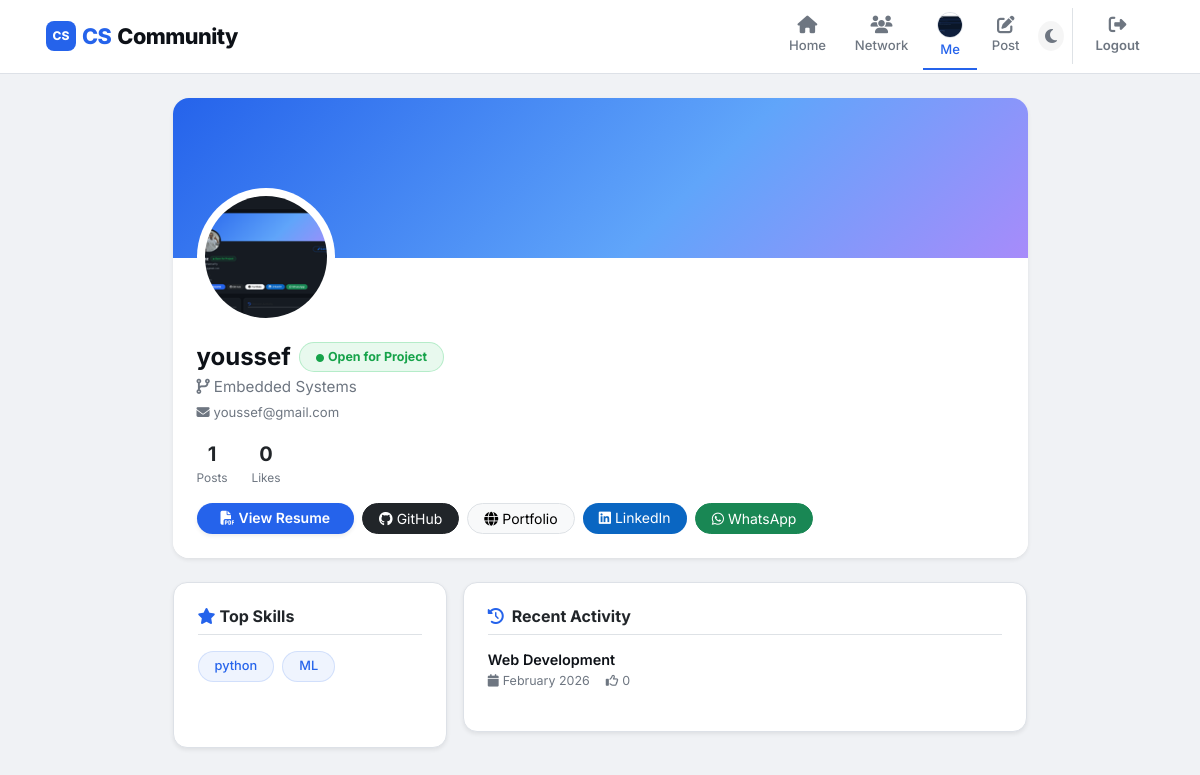
Page /profile/1 (signed in) on the committed database.
### models.py (models this page shows, shortened)
class User(db.Model, UserMixin):
    id = db.Column(db.Integer, primary_key=True)
    username = db.Column(db.String(50), unique=True, nullable=False)
    email = db.Column(db.String(120), unique=True, nullable=False)
    password_hash = db.Column(db.String(256), nullable=False)
    track = db.Column(db.String(50), nullable=True)           # e.g. "Web Development", "AI & ML"
    skills = db.Column(db.String(200), nullable=True)          # comma-separated, e.g. "Python, React"
    available_for_project = db.Column(db.Boolean, default=True, nullable=False)
    github_link = db.Column(db.String(200), nullable=True)
    portfolio_link = db.Column(db.String(200), nullable=True)
    linkedin_link = db.Column(db.String(200), nullable=True)
    phone_number = db.Column(db.String(20), nullable=True)     # WhatsApp contact
    cv_file = db.Column(db.String(150), nullable=True)
    profile_image = db.Column(db.String(150), nullable=False, default='default_profile.png')
    posts = db.relationship("Post", back_populates="author", cascade="all, delete-orphan")
    comments = db.relationship("Comment", back_populates="author", cascade="all, delete-orphan")
    likes = db.relationship("Like", back_populates="user", cascade="all, delete-orphan")

class Post(db.Model):
    id = db.Column(db.Integer, primary_key=True)
    title = db.Column(db.String(200), nullable=False)
    content = db.Column(db.Text, nullable=True)
    image_file = db.Column(db.String(150), nullable=True)
    video_file = db.Column(db.String(150), nullable=True)
    date = db.Column(db.DateTime, nullable=False, default=datetime.utcnow)
    user_id = db.Column(
        db.Integer, db.ForeignKey("user.id", ondelete="CASCADE"), nullable=False
    )
    author = db.relationship("User", back_populates="posts")
    likes_count = db.Column(db.Integer, nullable=False, default=0)
    comments = db.relationship("Comment", back_populates="post", cascade="all, delete-orphan")
    likes = db.relationship("Like", back_populates="post", cascade="all, delete-orphan")

### app.py (the view)
@app.route("/profile/<int:user_id>")
@login_required
def profile(user_id):
    user = User.query.get_or_404(user_id)
    posts = Post.query.filter_by(user_id=user.id).order_by(Post.date.desc()).all()
    total_likes = sum((p.likes_count or 0) for p in posts)
    return render_template("profile.html", user=user, posts=posts, total_likes=total_likes)

### app.py (called while the page is built)
def profile_image_url(filename: str) -> str:
    fn = filename if filename else "default_profile.png"
    return url_for("static", filename=f"uploads/profile_pics/{fn}")

@login_manager.user_loader
def load_user(user_id):
    return db.session.get(User, int(user_id))

### templates/profile.html (shortened to what this page needs)
{% extends "base.html" %}
{% block content %}
<div class="row justify-content-center">
  <div class="col-lg-9">
    <div class="card p-0 overflow-hidden mb-4 border-0 shadow-sm" style="border-radius:16px;">
      <div style="height:160px; background:linear-gradient(135deg, var(--accent-color) 0%, #60a5fa 60%, #a78bfa 100%);">
      </div>
      <div class="px-4 pb-4" style="background-color:var(--card-bg);">
        <div class="d-flex align-items-end justify-content-between" style="margin-top:-70px;">
          <div style="background:var(--card-bg); border-radius:50%; padding:4px; display:inline-block;">
            <img src="{{ profile_image_url(user.profile_image) }}" alt="{{ user.username }}"
              onerror="this.src='{{ url_for('static', filename='uploads/profile_pics/default_profile.png') }}'" style="width:130px; height:130px; object-fit:cover; border-radius:50%;
                        border:4px solid var(--card-bg); display:block;">
          </div>
        </div>
        <div class="mt-3">
          <div class="d-flex align-items-center flex-wrap gap-2 mb-1">
            <h2 class="fw-bold mb-0" style="color:var(--text-main); font-size:1.5rem;">
              {{ user.username }}
            </h2>
            {% if user.available_for_project %}
            <span class="badge rounded-pill px-3 py-2" style="background:rgba(34,197,94,0.1); color:#16a34a;
                         border:1px solid rgba(34,197,94,0.25); font-size:0.78rem;">
              <i class="fas fa-circle me-1" style="font-size:0.5rem;"></i>Open for Project
            </span>
            {% endif %}
          </div>
          <p class="mb-1" style="color:var(--text-muted); font-size:0.95rem;">
            <i class="fas fa-code-branch me-1"></i>{{ user.track or 'CS Student' }}
          </p>
          <p class="mb-3" style="color:var(--text-muted); font-size:0.82rem;">
            <i class="fas fa-envelope me-1"></i>{{ user.email }}
          </p>
          <div class="d-flex gap-4 mb-3" style="font-size:0.85rem;">
            <div class="text-center">
              <div class="fw-bold fs-5">{{ posts | length }}</div>
              <div class="text-muted small">Posts</div>
            </div>
            <div class="text-center">
              <div class="fw-bold fs-5">{{ total_likes }}</div>
              <div class="text-muted small">Likes</div>
            </div>
          </div>
          <div class="d-flex flex-wrap gap-2">
            {% if user.cv_file %}
            <a href="{{ url_for('static', filename='uploads/cv/' + user.cv_file) }}" target="_blank"
              class="btn btn-primary btn-sm rounded-pill px-4 fw-semibold shadow-sm">
              <i class="fas fa-file-pdf me-1"></i>View Resume
            </a>
            {% endif %}
            {% if user.github_link %}
            <a href="{{ user.github_link }}" target="_blank" rel="noopener"
              class="btn btn-dark btn-sm rounded-pill px-3">
              <i class="fab fa-github me-1"></i>GitHub
            </a>
            {% endif %}
            {% if user.portfolio_link %}
            <a href="{{ user.portfolio_link }}" target="_blank" rel="noopener"
              class="btn btn-light btn-sm rounded-pill border px-3">
              <i class="fas fa-globe me-1"></i>Portfolio
            </a>
            {% endif %}
            {% if user.linkedin_link %}
            <a href="{{ user.linkedin_link }}" target="_blank" rel="noopener" class="btn btn-sm rounded-pill px-3"
              style="background:#0a66c2; color:white; border:none;">
              <i class="fab fa-linkedin me-1"></i>LinkedIn
            </a>
            {% endif %}
            {% if user.phone_number %}
            <a href="https://wa.me/{{ user.phone_number | replace('+','') | replace(' ','') }}" target="_blank"
              class="btn btn-success btn-sm rounded-pill px-3 text-white">
              <i class="fab fa-whatsapp me-1"></i>WhatsApp
            </a>
            {% endif %}
          </div>
        </div>
      </div>
    </div>
    <div class="row g-3">
      <div class="col-md-4">
        <div class="card p-4 shadow-sm h-100" style="border-radius:14px;">
          <h6 class="fw-bold mb-3 pb-2 border-bottom">
            <i class="fas fa-star me-1" style="color:var(--accent-color);"></i>Top Skills
          </h6>
          <div class="d-flex flex-wrap gap-2">
            {% if user.skills %}
            {% for skill in user.skills.split(',') %}
            <span class="badge px-3 py-2" style="background:rgba(37,99,235,0.07); color:var(--accent-color);
                           border:1px solid rgba(37,99,235,0.15); border-radius:50px;
                           font-weight:500; font-size:0.8rem;">
              {{ skill.strip() }}
            </span>
            {% endfor %}
            {% else %}
            <p class="text-muted small mb-0">No skills listed yet.</p>
            {% endif %}
          </div>
        </div>
      </div>
      <div class="col-md-8">
        <div class="card p-4 shadow-sm" style="border-radius:14px;">
          <h6 class="fw-bold mb-3 pb-2 border-bottom">
            <i class="fas fa-clock-rotate-left me-1" style="color:var(--accent-color);"></i>
            Recent Activity
          </h6>
          {% for post in posts %}
          <div class="mb-3 {% if not loop.last %}border-bottom pb-3{% endif %}">
            <h6 class="fw-semibold mb-1" style="font-size:0.9rem;">
              <a href="{{ url_for('post_detail', post_id=post.id) }}" class="text-decoration-none"
                style="color:var(--text-main);">
                {{ post.title }}
              </a>
            </h6>
            <div class="d-flex align-items-center gap-3" style="font-size:0.78rem; color:var(--text-muted);">
              <span><i class="fas fa-calendar me-1"></i>{{ post.date.strftime('%B %Y') }}</span>
              <span><i class="far fa-thumbs-up me-1"></i>{{ post.likes_count or 0 }}</span>
            </div>
          </div>
          {% else %}
          <div class="text-center py-4">
            <i class="fas fa-pen-to-square text-muted mb-2" style="font-size:2rem; opacity:0.3;"></i>
            <p class="text-muted small mb-0">No posts yet.</p>
          </div>
          {% endfor %}
        </div>
      </div>
    </div>
  </div>
</div>
{% endblock %}

### templates/base.html (shortened to what this page needs)
<!DOCTYPE html>
<html lang="en" data-theme="light">
<head>
  <link href="https://cdn.jsdelivr.net/npm/bootstrap@5.3.0/dist/css/bootstrap.min.css" rel="stylesheet">
  <link rel="stylesheet" href="https://cdnjs.cloudflare.com/ajax/libs/font-awesome/6.4.0/css/all.min.css">
</head>
<body>
  <nav class="navbar navbar-expand-lg sticky-top">
    <div class="container-xl px-3">
      <a class="csc-brand" href="{{ url_for('landing') }}">
        <span class="csc-logo-icon">CS</span>
        <span class="brand-cs">CS</span><span class="brand-c">Community</span>
      </a>
      <div class="collapse navbar-collapse" id="navbarNav">
        <ul class="navbar-nav ms-auto align-items-center">
          {% if current_user.is_authenticated %}
          <li class="nav-item">
            <a class="nav-link {{ 'active' if request.endpoint == 'home' }}" href="{{ url_for('home') }}">
              <i class="fas fa-house"></i>Home
            </a>
          </li>
          <li class="nav-item">
            <a class="nav-link {{ 'active' if request.endpoint == 'network' }}" href="{{ url_for('network') }}">
              <i class="fas fa-users"></i>Network
            </a>
          </li>
          <li class="nav-item">
            <a class="nav-link {{ 'active' if request.endpoint in ['profile','me'] }}" href="{{ url_for('me') }}">
              <img src="{{ profile_image_url(current_user.profile_image) }}" class="profile-img-nav"
                alt="{{ current_user.username }}"
                onerror="this.src='{{ url_for('static', filename='uploads/profile_pics/default_profile.png') }}'">
              Me
            </a>
          </li>
          <li class="nav-item">
            <a class="nav-link {{ 'active' if request.endpoint == 'new_post' }}" href="{{ url_for('new_post') }}">
              <i class="fas fa-pen-to-square"></i>Post
            </a>
          </li>
          <li class="nav-item d-none d-lg-block mx-1">
            <div class="theme-toggle" id="theme-toggle"></div>
          </li>
          <li class="nav-item border-start ps-2 ms-1">
            <a class="nav-link text-danger fw-semibold" href="{{ url_for('logout') }}">
              <i class="fas fa-right-from-bracket"></i>Logout
            </a>
          </li>
          {% endif %}
        </ul>
      </div>
    </div>
  </nav>
  <div class="page-wrapper">
    {% block content %}{% endblock %}
  </div>
</body>
</html>

### templates/base.html (style rules this page uses)
:root { --bg-color: #f0f2f5; --card-bg: #ffffff; --text-main: #0d1117; --text-muted: #6e7681; --nav-bg: #ffffff; --accent-color: #2563eb; --accent-hover: #1d4ed8; --border-color: #dde1e7; --success-bg: #dcfce7; --badge-track: #eff6ff; }
*, *::before, *::after { box-sizing: border-box; }
body { background-color: var(--bg-color); font-family: 'Inter', system-ui, sans-serif; color: var(--text-main); transition: background-color 0.25s, color 0.25s; }
.navbar { background-color: var(--nav-bg); border-bottom: 1px solid var(--border-color); padding: 0.25rem 0; transition: background-color 0.25s; }
.csc-brand { font-weight: 800; font-size: 1.35rem; letter-spacing: -0.5px; text-decoration: none; display: flex; align-items: center; gap: 6px; }
.csc-logo-icon { display: inline-flex; align-items: center; justify-content: center; width: 30px; height: 30px; border-radius: 8px; background: var(--accent-color); color: #fff; font-size: 0.75rem; font-weight: 800; letter-spacing: 0; flex-shrink: 0; }
.csc-brand .brand-cs { color: var(--accent-color); }
.csc-brand .brand-c { color: var(--text-main); }
.nav-link { color: var(--text-muted) !important; font-weight: 500; font-size: 0.82rem; display: flex; flex-direction: column; align-items: center; padding: 0.5rem 0.9rem !important; transition: color 0.15s; border-bottom: 2px solid transparent; margin-bottom: -1px; }
.nav-link.active { color: var(--accent-color) !important; border-bottom: 2px solid var(--accent-color); }
.nav-link i { font-size: 1.1rem; margin-bottom: 2px; }
.profile-img-nav { width: 26px; height: 26px; border-radius: 50%; object-fit: cover; border: 1.5px solid var(--border-color); margin-bottom: 2px; }
.card { background-color: var(--card-bg); border: 1px solid var(--border-color); border-radius: 12px; box-shadow: 0 1px 3px rgba(0, 0, 0, 0.04); margin-bottom: 1rem; transition: background-color 0.25s, border-color 0.25s; }
.btn-primary { background-color: var(--accent-color); border: none; border-radius: 50px; font-weight: 600; }
.theme-toggle { cursor: pointer; padding: 7px; border-radius: 50%; background: rgba(0, 0, 0, 0.04); display: flex; align-items: center; justify-content: center; transition: background 0.2s; color: var(--text-muted); }
.page-wrapper { max-width: 1180px; margin: 0 auto; padding: 1.5rem 1rem; }
.text-muted { color: var(--text-muted) !important; }
a { transition: color 0.15s; }

### rows in the picture
User: profile_image (picture)
User: profile_image (picture), username "youssef", track "Embedded Systems", email "youssef@gmail.com"
Post: title "Web Development", date "February 2026", likes_count "0"

### other values in the picture
{{ posts | length }} "1"
{{ total_likes }} "0"
{{ skill.strip() }} "python" "ML"
